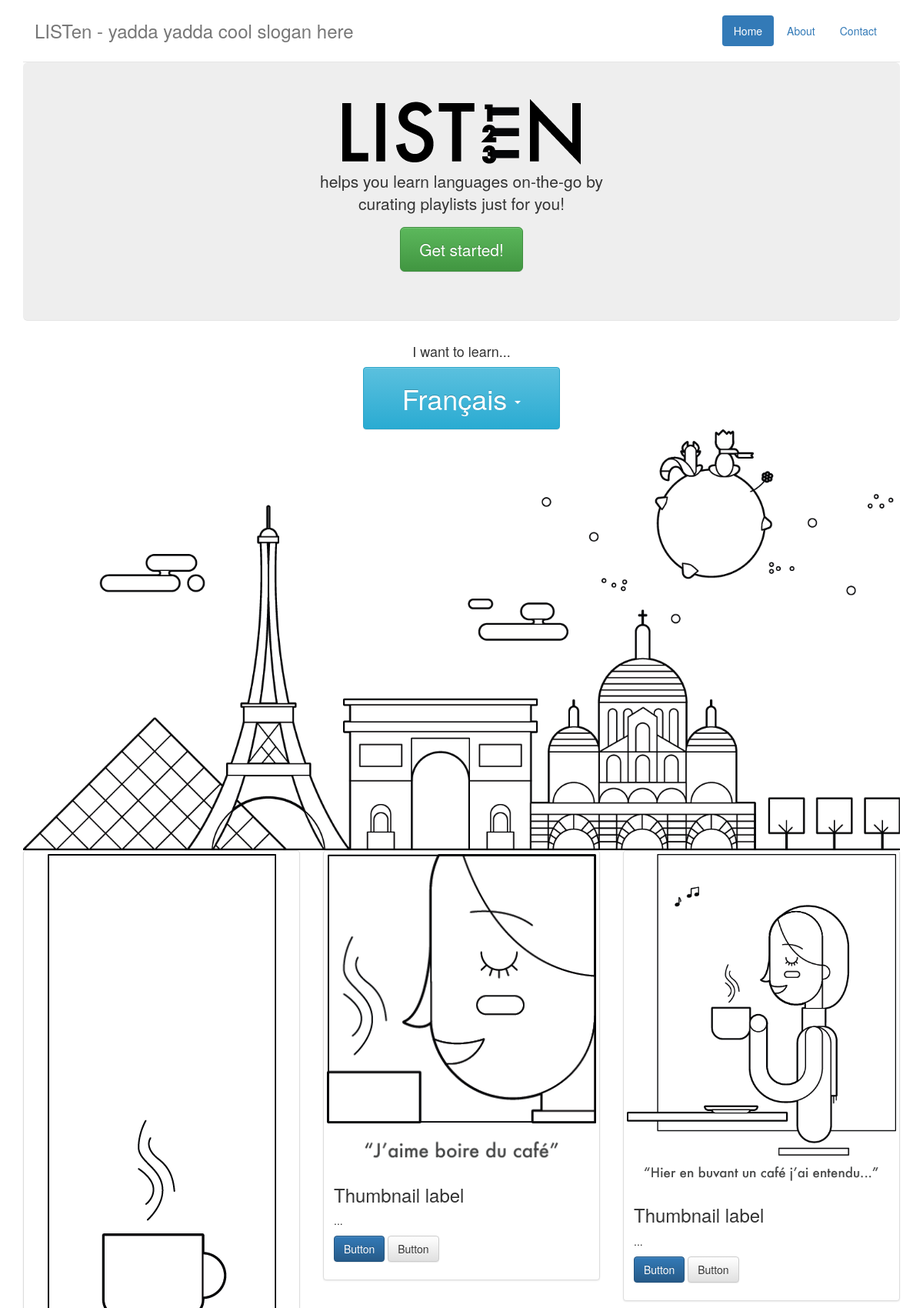
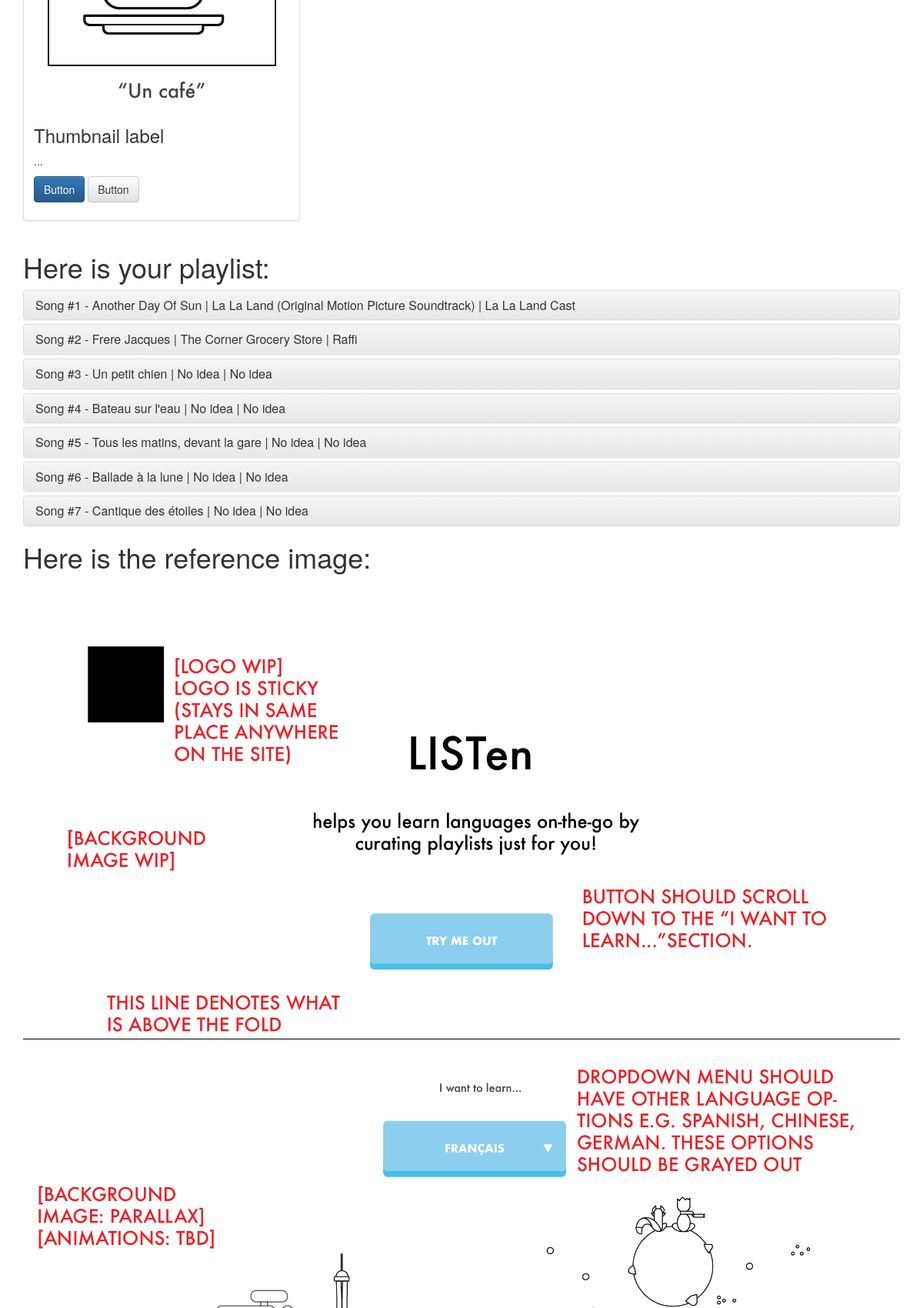
The page /listen/ (upper part) on the database its author committed (2 pictures, top to bottom).
### listen/models.py (models this page shows, shortened)
class Song(models.Model):
    artist = models.CharField(max_length=100)
    album = models.CharField(max_length=100)
    title = models.CharField(max_length=100)
    genre = models.CharField(max_length=30)
    lyrics = models.TextField()
    spotify_track_id = models.CharField(max_length=100)

### listen/views.py (the view)
def index(request):
    song_list = Song.objects.all()
    context = {'song_list': song_list}
    return render(request, 'listen/index.html', context)

### listen/templates/listen/index.html (shortened to what this page needs)
<html>
<head>
{% load static %}
<link rel="stylesheet" href="https://maxcdn.bootstrapcdn.com/bootstrap/3.3.7/css/bootstrap.min.css" />
<link rel="stylesheet" href="https://maxcdn.bootstrapcdn.com/bootstrap/3.3.7/css/bootstrap-theme.min.css" />
<link rel="stylesheet" type="text/css" href="{% static 'listen/style.css' %}" />
</head>
<body>
	<div class="container">
		<div class="header clearfix">
			<nav>
				<ul class="nav nav-pills pull-right">
					<li role="presentation" class="active"><a href="#">Home</a></li>
					<li role="presentation"><a href="#">About</a></li>
					<li role="presentation"><a href="#">Contact</a></li>
				</ul>
			</nav>
		<h3 class="text-muted">LISTen - yadda yadda cool slogan here</h3>
		</div>
		<div class="jumbotron">
			<center><img src="{% static 'listen/images/Logo_Logo.png' %}" class="img-responsive" alt="LISTen logo" /></center>
			<p class="lead">helps you learn languages on-the-go by<br />curating playlists just for you!</p>
			<p><a class="btn btn-lg btn-success" href="#" role="button">Get started!</a></p>
		</div>
	<center>
		<h4>I want to learn...</h4>
		<div class="dropdown">
			<button class="btn btn-info dropdown-toggle" type="button" data-toggle="dropdown">Français  <span class="caret"></span></button>
		</div>
	</center>
	<img src="{% static 'listen/images/Illustrations_Paris_Banner.png' %}" class="img-responsive" alt="Mockup" />
	<div class="row">
		<div class="col-md-4">
			<div class="thumbnail">
				<img src="{% static 'listen/images/Illustrations_Paris_Beginning.png' %}" class="img-responsive" alt="Beginner">
				<div class="caption">
					<h3>Thumbnail label</h3>
					<p>...</p>
					<p><a href="#" class="btn btn-primary" role="button">Button</a> <a href="#" class="btn btn-default" role="button">Button</a></p>
				</div>
			</div>
		</div>
		<div class="col-md-4">
			<div class="thumbnail">
				<img src="{% static 'listen/images/Illustrations_Paris_Intermediate.png' %}" class="img-responsive" alt="Intermediate">
				<div class="caption">
					<h3>Thumbnail label</h3>
					<p>...</p>
					<p><a href="#" class="btn btn-primary" role="button">Button</a> <a href="#" class="btn btn-default" role="button">Button</a></p>
				</div>
			</div>
		</div>
		<div class="col-md-4">
			<div class="thumbnail">
				<img src="{% static 'listen/images/Illustrations_Paris_Advanced.png' %}" class="img-responsive" alt="Advanced">
				<div class="caption">
					<h3>Thumbnail label</h3>
					<p>...</p>
					<p><a href="#" class="btn btn-primary" role="button">Button</a> <a href="#" class="btn btn-default" role="button">Button</a></p>
				</div>
			</div>
		</div>
	</div>
	<h1>Here is your playlist:</h1>
	{% if song_list %}
		<div class="panel-group" id="accordion">
	    {% for song in song_list %}
			<div class="panel panel-default">
				<div class="panel-heading">
					<h4 class="panel-title">
					<a data-toggle="collapse" data-parent="#accordion" href="#collapse{{ forloop.counter }}">
					Song #{{ forloop.counter }} - {{ song.title }} | {{ song.album }} | {{ song.artist }}</a>
					</h4>
					</div>
			</div>
	    {% endfor %}
	    </div>
	{% else %}
	    <p>No songs are available.</p>
	{% endif %}
	<h1>Here is the reference image:</h1>
	<img src="{% static 'listen/images/MockUp_1.png' %}" class="img-responsive" alt="Mockup" />
	</div>
</body>
</html>

### listen/static/listen/style.css (style rules this page uses)
body { padding-top: 20px; padding-bottom: 20px; }
.header, .marketing, .footer { padding-right: 15px; padding-left: 15px; }
.header { padding-bottom: 20px; border-bottom: 1px solid #e5e5e5; }
.header h3 { margin-top: 0; margin-bottom: 0; line-height: 40px; }
.jumbotron { text-align: center; border-bottom: 1px solid #e5e5e5; }
.jumbotron .btn { padding: 14px 24px; font-size: 21px; }
.dropdown .btn { padding: 14px 50px; font-size: 36px; }

### rows shown on the page
Song: title "Another Day Of Sun", album "La La Land (Original Motion Picture Soundtrack)", artist "La La Land Cast"
Song: title "Frere Jacques", album "The Corner Grocery Store", artist "Raffi"
Song: title "Un petit chien", album "No idea", artist "No idea"
Song: title "Bateau sur l'eau", album "No idea", artist "No idea"
Song: title "Tous les matins, devant la gare", album "No idea", artist "No idea"
Song: title "Ballade à la lune", album "No idea", artist "No idea"
Song: title "Cantique des étoiles", album "No idea", artist "No idea"
